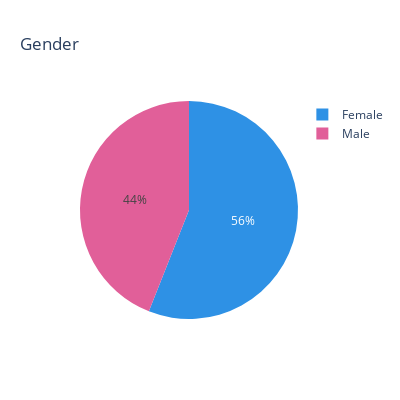

Notebook source saved alongside this figure:
### Markdown cell above
## 2. Exploratory Data Analysis (EDA)

After performing Cluster Analysis, you need to know the data well in order to label the observations correctly. Analyze frequency distributions of features, relationships and correlations between the independent variables and the dependent variable. It is recommended to apply data visualization techniques. Observing breakpoints helps you to internalize the data.

### Code cell
px.pie(df.gender.value_counts(),
       names=df.gender.value_counts().index,
       values=df.gender.value_counts().values, 
       title='Gender',
      width=400, height=400,
      color_discrete_sequence= px.colors.qualitative.Dark24)

### Figure 1 — Plotly figure (JSON) as saved in the notebook; plotly's stock layout.template omitted (floating-point values rounded to 4 significant figures)
{"data": [{"domain": {"x": [0, 1], "y": [0, 1]}, "hovertemplate": "label=%{label}<br>value=%{value}<extra></extra>", "labels": ["Female", "Male"], "legendgroup": "", "name": "", "showlegend": true, "type": "pie", "values": [112, 88]}], "layout": {"height": 400, "legend": {"tracegroupgap": 0}, "piecolorway": ["#2E91E5", "#E15F99", "#1CA71C", "#FB0D0D", "#DA16FF", "#222A2A", "#B68100", "#750D86", "#EB663B", "#511CFB", "#00A08B", "#FB00D1", "#FC0080", "#B2828D", "#6C7C32", "#778AAE", "#862A16", "#A777F1", "#620042", "#1616A7", "#DA60CA", "#6C4516", "#0D2A63", "#AF0038"], "title": {"text": "Gender"}, "width": 400}}
